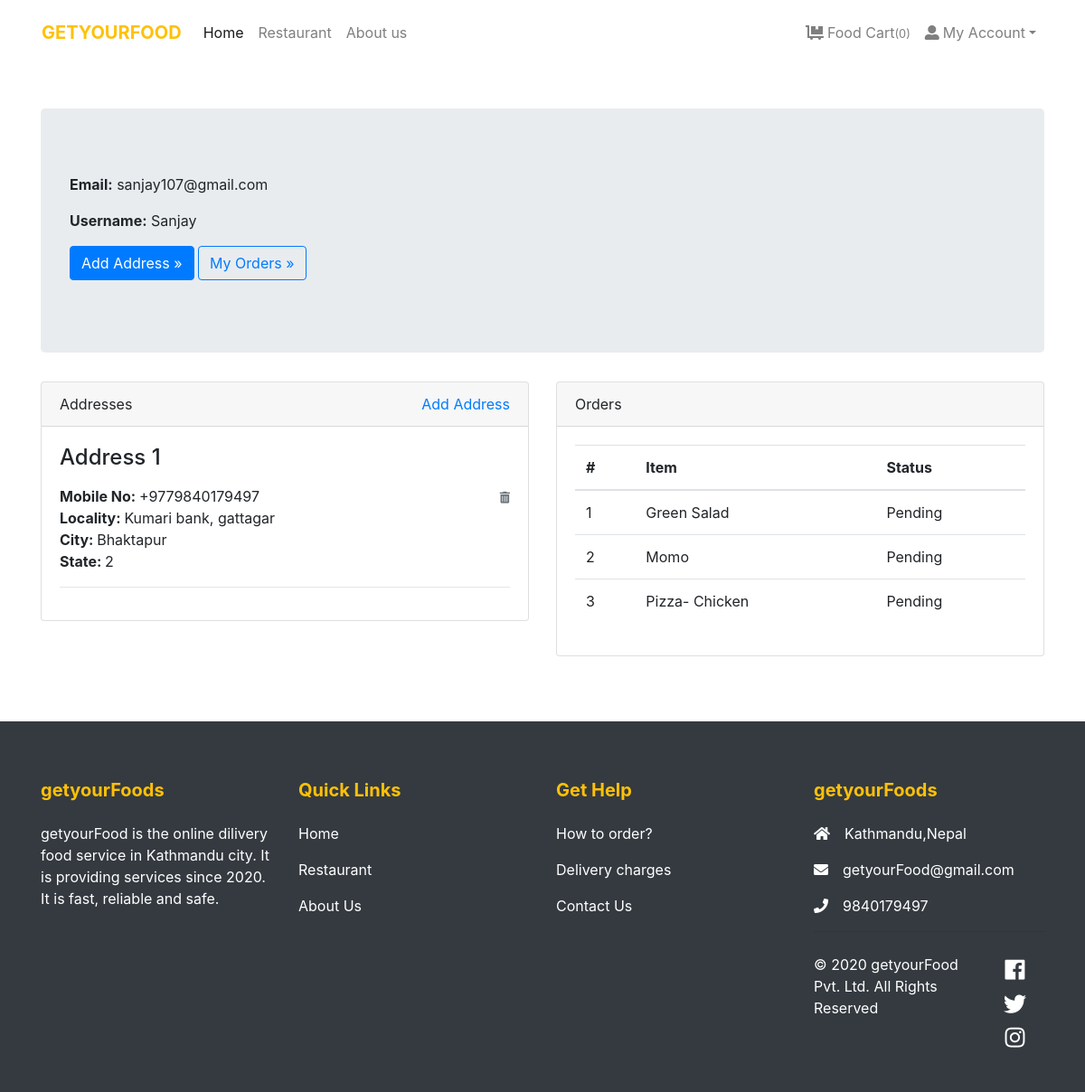
/accounts/profile/ (signed in), run on the app's committed database.
### store/models.py (models this page shows, shortened)
class Address(models.Model):
    user = models.ForeignKey(User, verbose_name="User", on_delete=models.CASCADE)
    mobile = models.CharField(max_length=150, null=True, verbose_name="mobile")
    locality = models.CharField(max_length=150, verbose_name="Nearest Location")
    city = models.CharField(max_length=150, verbose_name="City")
    state = models.CharField(max_length=150, verbose_name="State")

class Order(models.Model):
    user = models.ForeignKey(User, verbose_name="User", on_delete=models.CASCADE)
    address = models.ForeignKey(Address, verbose_name="Shipping Address", on_delete=models.CASCADE)
    product = models.ForeignKey(Product, verbose_name="Product", on_delete=models.CASCADE)
    quantity = models.PositiveIntegerField(verbose_name="Quantity")
    ordered_date = models.DateTimeField(auto_now_add=True, verbose_name="Ordered Date")
    status = models.CharField(
        choices=STATUS_CHOICES,
        max_length=50,
        default="Pending"
        )

class Product(models.Model):
    title = models.CharField(max_length=150, verbose_name="Product Title")
    slug = models.SlugField(max_length=160, verbose_name="Product Slug")
    product_image = models.ImageField(upload_to='product', blank=True, null=True, verbose_name="Product Image")
    price = models.DecimalField(max_digits=8, decimal_places=2)
    category = models.ForeignKey(Category, verbose_name="Product Categoy", on_delete=models.CASCADE)
    is_active = models.BooleanField(verbose_name="Is Active?")
    is_featured = models.BooleanField(verbose_name="Is Featured?")
    created_at = models.DateTimeField(auto_now_add=True, verbose_name="Created Date")
    updated_at = models.DateTimeField(auto_now=True, verbose_name="Updated Date")
    class Meta:
        verbose_name_plural = 'Products'
        ordering = ('-created_at', )

### store/views.py (the view)
# urls.py: path('accounts/profile/', views.profile, name="profile"),
@login_required
def profile(request):
    addresses = Address.objects.filter(user=request.user)
    orders = Order.objects.filter(user=request.user)
    return render(request, 'account/profile.html', {'addresses':addresses, 'orders':orders})

### store/context_preprocessors.py (called while the page is built)
def store_menu(request):
    categories = Category.objects.filter(is_active=True)
    context = {
        'categories_menu': categories,
    }
    return context

def cart_menu(request):
    if request.user.is_authenticated:
        cart_items= Cart.objects.filter(user=request.user)
        context = {
            'cart_items': cart_items,
        }
    else:
        context = {}
    return context

### templates/account/profile.html (shortened to what this page needs)
{% extends 'base.html' %}
{% load static %}
    {% block content %}
      <div class="container py-5">
        <div class="jumbotron">
          <p><strong>Email:</strong> {{request.user.email}}</p>
          <p><strong>Username:</strong> {{request.user.username}}</p>
          <p><a class="btn btn-primary btn-large" href="{% url 'store:add-address' %}">Add Address »</a> <a class="btn btn-outline-primary btn-large" href="#">My Orders »</a></p>
        </div>
        <div class="row">
          <div class="col-lg-6">
            <div class="card mb-4" id="headings">
              <div class="card-header">Addresses <span class="float-right"><a href="{% url 'store:add-address' %}">Add Address</a></span></div>
              <div class="card-body">
                {% if addresses %}
                    {% for address in addresses %}
                        <h4 class="mb-3">Address {{forloop.counter}}</h4>
                        <span class="float-right"><a href="{% url 'store:remove-address' address.id %}"><i class="fas fa-trash-alt small text-muted"></i></a></span>
                        <p>
                            <strong>Mobile No: </strong>{{address.mobile}} <br>
                            <strong>Locality: </strong>{{address.locality}} <br>
                            <strong>City: </strong>{{address.city}} <br>
                            <strong>State: </strong>{{address.state}} <br>
                        </p>
                        <hr>
                    {% endfor %}
                {% else %}
                <div class="text-danger">
                  Address not Added.
                </div>
                {% endif %}
              </div>
            </div>
          </div>
          <div class="col-lg-6">
            <div class="card mb-4" id="tables">
              <div class="card-header">Orders</div>
              <div class="card-body">
                <table class="table table-hover">
                  <thead>
                    <tr>
                      <th>#</th>
                      <th>Item</th>
                      <th>Status</th>
                    </tr>
                  </thead>
                  <tbody>
                    {% if orders %}
                      {% for order in orders %}
                        <tr>
                          <td>{{forloop.counter}}</td>
                          <td>{{order.product.title}}</td>
                          <td>
                            {{order.status}}
                          </td>
                        </tr>
                      {% endfor %}
                    {% else %}
                    <tr>
                      <td class="text-danger" colspan="3">You've not Ordered anything yet.</td>
                    </tr>
                    {% endif %}
                  </tbody>
                </table>
              </div>
            </div>
          </div>
        </div>
      </div>
{% endblock content %}

### data on the page
Address: mobile "+9779840179497", locality "Kumari bank, gattagar", city "Bhaktapur", state "2"
Order: product "Green Salad", status "Pending"
Order: product "Momo", status "Pending"
Order: product "Pizza- Chicken", status "Pending"

### other printed values
{{ cart_items.count }} "0"
{{ request.user.email }} "sanjay107@gmail.com"
{{ request.user.username }} "Sanjay"
